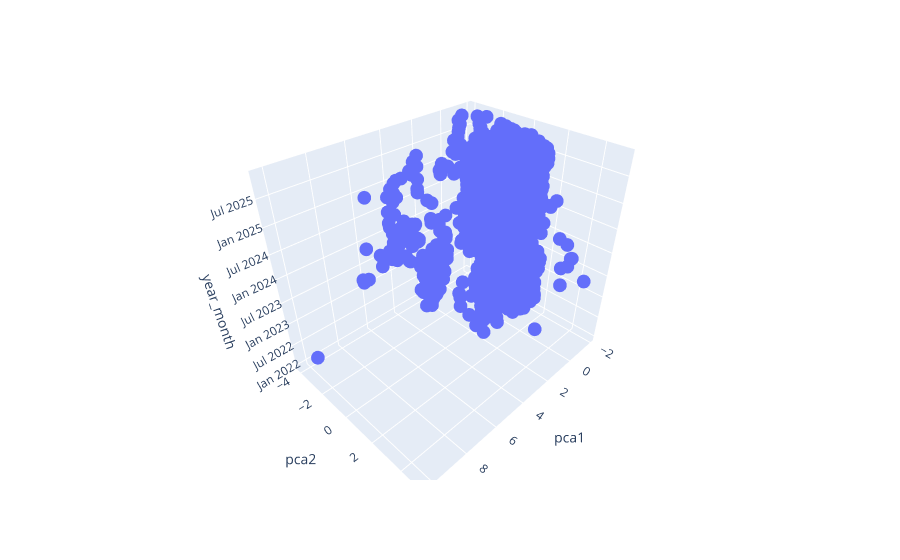

The code cell stored with this chart in its notebook:
### Code cell
# тяжело читать график
pe.scatter_3d(data_frame=monthly_div_vectors, x='pca1', y='pca2', z='year_month')

### Figure 1 — Plotly figure (JSON) as saved in the notebook; plotly's stock layout.template omitted (floating-point values rounded to 4 significant figures; data arrays with more than 128 entries replaced by an {"elided": "..."} marker saying what was removed)
{"data": [{"hovertemplate": "pca1=%{x}<br>pca2=%{y}<br>year_month=%{z}<extra></extra>", "legendgroup": "", "marker": {"color": "#636efa", "symbol": "circle"}, "mode": "markers", "name": "", "scene": "scene", "showlegend": false, "type": "scatter3d", "x": {"elided": "1596 float values"}, "y": {"elided": "1596 float values"}, "z": {"elided": "1596 str values"}}], "layout": {"legend": {"tracegroupgap": 0}, "margin": {"t": 60}, "scene": {"domain": {"x": [0, 1], "y": [0, 1]}, "xaxis": {"title": {"text": "pca1"}}, "yaxis": {"title": {"text": "pca2"}}, "zaxis": {"title": {"text": "year_month"}}}}}
